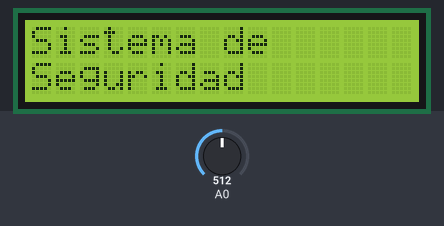
A sketch run on a simulated Arduino Uno, built with avr-gcc and run on an emulated ATmega328P. Parts: 16×2 character LCD. Inputs (shaded band) come from the test bench; at power-on: A0 = 512. What the sketch prints to the serial monitor is not drawn.

Above: at 0.1 s.
At 4.2 s:
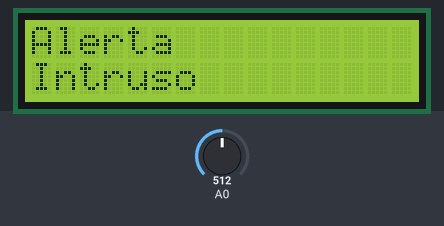

Measured:
- what the display in image 1 shows lasts 26.2 s, from 4.1 s to 30.3 s

The sketch:

GSM-LCD-4x4-PIR.ino
```cpp
#include <LiquidCrystal_I2C.h>  //Libreria para control de LCD.
#include <Wire.h>               //Libreria complemento para control de protocolo i2C.
#include <String.h>             //Libreria para manejo de cadena de caracteres.
#include <Keypad.h>             //Libreria para teclado 4x4.

//////////////////Asignacion de conexiones de teclado con arduino//////////
     byte fila[]    = {9, 8, 7, 6};    //Pines filas teclado 4x4
     byte columna[] = { 5, 4, 3, 2};     //Pines columnas teclado 4x4
     char teclas [ 4][ 4 ] =
          {
              {'1','2','3','A'},         // Grafica de teclado 4x4
              {'4','5','6','B'},
              {'7','8','9','C'},
              {'*','0','#','D'}
          };
Keypad teclado = Keypad(makeKeymap(teclas), fila, columna, 4, 4);
LiquidCrystal_I2C lcd(0x27,16,2); // LCD
int dato=0;
int contador =0;
int clave=1;

void setup() {
  Serial.begin(9600);
  lcd.init();                       //Inicio de pantalla LCD
  lcd.backlight();                  //Enciende iluminacion de fondo de pantalla LCD
  lcd.setCursor(0, 0);lcd.print("Sistema de");
    lcd.setCursor(0, 1);lcd.print("Seguridad");
  delay(2000);
  Serial.println("AT");
  delay(1000);
  Serial.println("AT+CMGF=1");
  delay(1000);

}
void llamada(){

  Serial.println("ATD+ +593961029793;"); //Declara el número a enviar sms
  delay(15000);  // Espera 20 segundos mientras realiza la llamada
  Serial.println("ATH");  // Cuelga la llamad
  delay(100); //Tiempo de retardo
  Serial.println(); //Salto de línea
  Serial.println("Fin......."); //Muestra mensaje por pantalla
}
void mensaje(){
  //Serial.println("Enviando SMS..."); //Muestra mensaje por pantalla
  Serial.print("AT+CMGF=1\r"); //Comando AT para mandar un SMS
  delay(1000); //Tiempo de retardo
  //SIM900.println("AT+CMGS=\"59394230466\""); //Numero al que vamos a enviar el mensaje
  Serial.println("AT+CMGS=\"593961029793\"");
  delay(1000); //Tiempo de retardo
  Serial.println("Alerta Intruso");// Texto del SMS
  Serial.println((char)26);//Comando de finalizacion
  delay(100); //Tiempo de retardo
  Serial.println(); //Muestra mensaje por pantalla
  delay(5000); // Esperamos un tiempo para que envíe el SMS
  //Serial.println("SMS enviado Exitosamente");
}
void loop()
{
  dato=analogRead(A0);
  //Serial.println(dato);

  if(dato > 100)
  {lcd.clear();
    lcd.setCursor(0, 0);lcd.print("Alerta");
    lcd.setCursor(0, 1);lcd.print("Intruso");
    delay(2000);
    llamada();
    delay(2000);
    mensaje();
    lcd.clear();

  }

  char pulsacion = teclado.getKey() ;     //Pregunta por alguna tecla presionada
  if(pulsacion =='1')
  {
    contador++;
    lcd.clear();
    lcd.setCursor(0, 0);lcd.print("Ingrese");
    lcd.setCursor(0, 1);lcd.print("Clave");
  }
  if(pulsacion =='2') { contador++;     }
  if(pulsacion =='3') { contador++;     }
  if(pulsacion =='4') { contador++;     }
  if(pulsacion =='5') { contador=contador+10;     }
  if(pulsacion =='6') { contador=contador+10;     }
  if(pulsacion =='7') { contador=contador+10;     }
  if(pulsacion =='8') { contador=contador+10;    }
  if(pulsacion =='9') { contador=contador+10;    }
  if(pulsacion =='0') { contador=contador+10;    }


  if (contador ==4)
  {
    lcd.clear();
      lcd.setCursor(0, 0);lcd.print("Acceso");
      lcd.setCursor(0, 1);lcd.print("Concedido");
      delay(2000);
      lcd.clear();
      contador=0;
  }
  if (contador >=40)
  {
    lcd.clear();
      lcd.setCursor(0, 0);lcd.print("Acceso");
      lcd.setCursor(0, 1);lcd.print("Negado");
      delay(2000);
      lcd.clear();
      contador=0;
  }
  delay(250);
}
```
